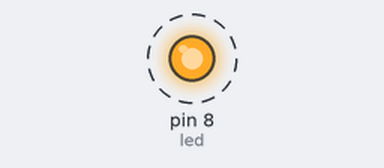
Bench run of a sketch on a simulated Arduino Uno, built with avr-gcc and run on an emulated ATmega328P. On the bench: output pins drawn as LEDs (lit = HIGH). Dashed ring = blinking. At 20.0 s the program stops and its outputs stay as they are.

Above: at 0.2 s.
Timing chart, 0 to 3.0 s (numbered marks = the images above):
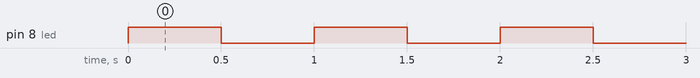

Measured:
- by itself, pin 8 (led): alternates HIGH for 0.50 s and LOW for 0.50 s, 40 changes in all, then stays LOW

The sketch:

Exercicio-Led-pisca-usando-for.ino
```cpp
//Criar um programa que faça um LED piscar vinte vezes usando for.//
int led = 8;

void setup() {
  pinMode(led, OUTPUT);
}

void loop() {
  for (int i = 0; i < 20; i++) {
    digitalWrite(led, HIGH);
    delay(500);
    digitalWrite(led, LOW);
    delay(500);
  }

  while(true); // para o programa depois de piscar 20 vezes
}
```
